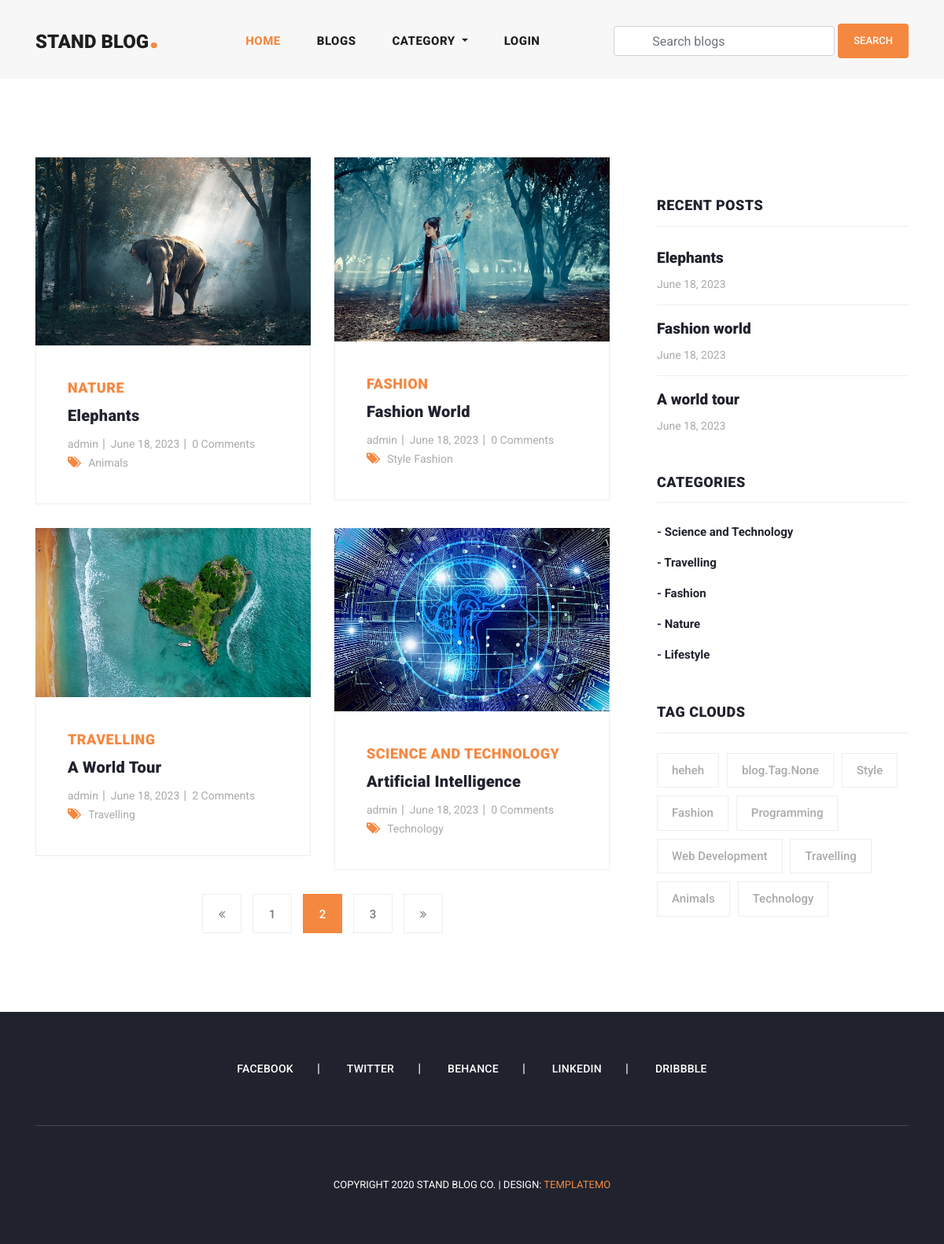
/blogs/?page=2, run on an earlier commit of the app's database.
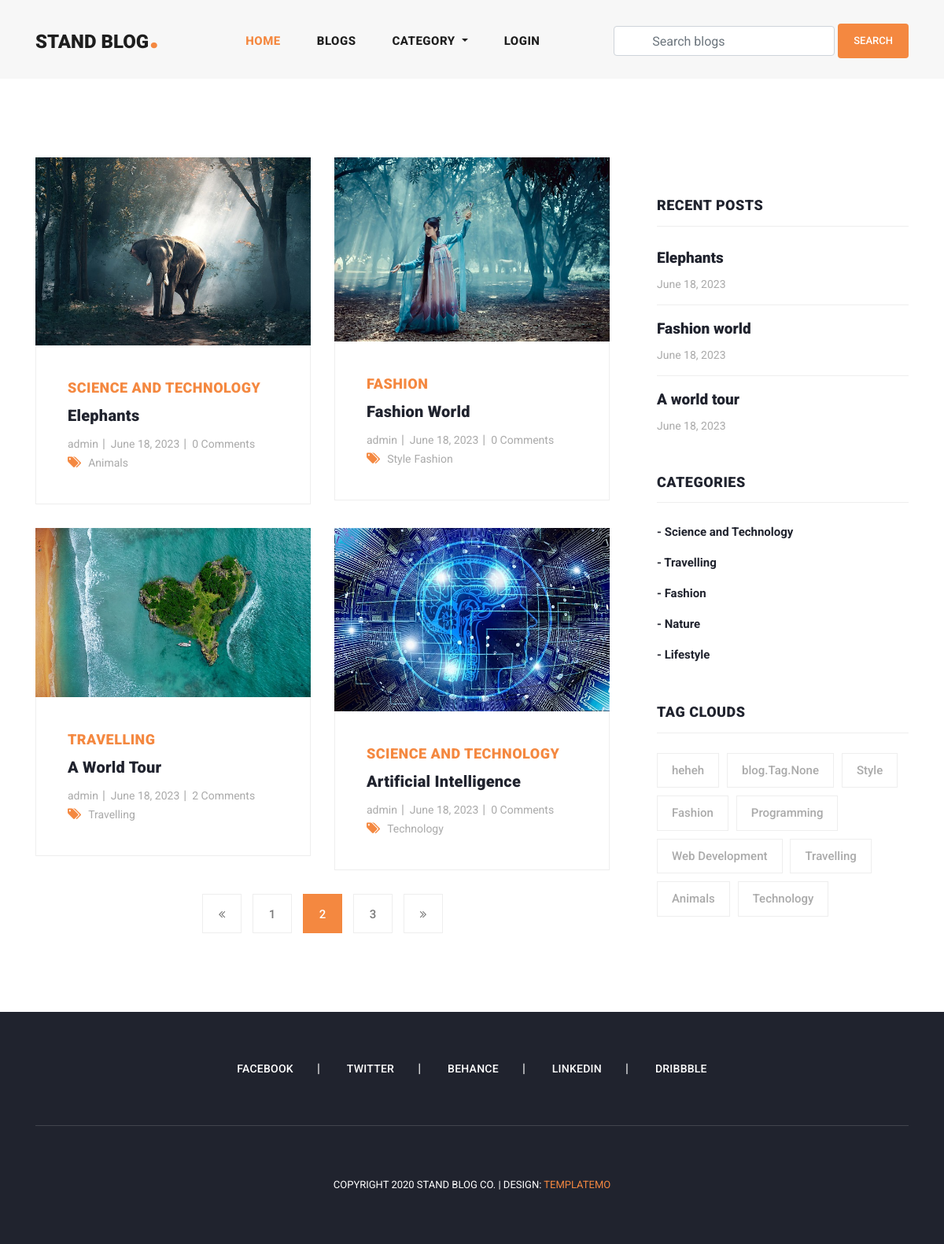
And on a later commit of the database.
### blog/models.py (models this page shows, shortened)
class Blog(models.Model):
    user = models.ForeignKey(
        User,
        related_name='user_blogs',
        on_delete=models.CASCADE
    )
    category = models.ForeignKey(
        Category,
        related_name='category_blogs',
        on_delete=models.CASCADE
    )
    tags = models.ManyToManyField(
        Tag,
        related_name='tag_blogs',
        blank=True
    )
    likes = models.ManyToManyField(
        User,
        related_name='user_likes',
        blank=True
    )
    title = models.CharField(
        max_length=250
    )
    slug = models.SlugField(null=True, blank=True)
    banner = models.ImageField(upload_to='blog_banners')
    description = RichTextField()
    created_date = models.DateField(auto_now_add=True)

class Category(models.Model):
    title = models.CharField(max_length=150, unique=True)
    slug = models.SlugField(null=True, blank=True)
    created_date = models.DateField(auto_now_add=True)

### user_profile/models.py (models this page shows, shortened)
class User(AbstractUser):
    email = models.EmailField(
        max_length=150,
        unique=True,
        error_messages={
            "unique": "The email must be unique"
        }
    )
    profile_image = models.ImageField(
        null=True,
        blank=True,
        upload_to="profile_images"
    )
    followers = models.ManyToManyField("Follow")
    REQUIRED_FIELDS = ["email"]
    objects = CustomUserManager()

### blog/views.py (the view)
# urls.py: path('blogs/', blogs, name='blogs'),
def blogs(request):
    queryset = Blog.objects.order_by('-created_date')
    tags = Tag.objects.order_by('-created_date')
    page = request.GET.get('page', 1)
    paginator = Paginator(queryset, 4)
    try:
        blogs = paginator.page(page)
    except EmptyPage:
        blogs = paginator.page(1)
    except PageNotAnInteger:
        blogs = paginator.page(1)
        return redirect('blogs')
    context = {
        "blogs": blogs,
        "tags": tags,
        "paginator": paginator
    }
    return render(request, 'blogs.html', context)

### blog/context_processors.py (called while the page is built)
def get_all_categories(request):
    categories = Category.objects.all()
    context = {
        "categories": categories
    }
    return context

### templates/blogs.html (shortened to what this page needs)
{% extends 'base.html' %}
{% load static %}
{% block content %}
<section class="blog-posts grid-system">
    <div class="container">
        <div class="row">
            <div class="col-lg-8">
                <div class="all-blog-posts">
                    <div class="row">
                        {%for blog in blogs%}
                        {% include 'blog_card.html' %}
                        {% endfor %}
                        <div class="col-lg-12">
                            {% include 'pagination.html' %}
                        </div>
                    </div>
                </div>
            </div>
            {% include 'sidebar.html' %}
        </div>
    </div>
</section>
{% endblock content %}

### templates/blog_card.html (shortened to what this page needs)
{% load static %}
<div class="col-lg-6">
    <div class="blog-post">
        <div class="blog-thumb">
            <img src="{{blog.banner.url}}" alt="">
        </div>
        <div class="down-content">
            <span>{{blog.category.title}}</span>
            <a href="{% url 'blog_details' blog.slug %}">
                <h4>{{blog.title}}</h4>
            </a>
            <ul class="post-info">
                <li><a href="{% url 'view_user_information' blog.user.username %}">{{blog.user.username}}</a></li>
                <li><a href="#">{{blog.created_date}}</a></li>
                <li><a href="#">{{blog.blog_comments.all.count}} Comments</a></li>
            </ul>
            <div class="post-options">
                <div class="row">
                    <div class="col-lg-12">
                        <ul class="post-tags">
                            <li><i class="fa fa-tags"></i></li>
                            {% if blog.tags.all.count > 0 %}
                            {% for tag in blog.tags.all %}
                            <li><a href="#">{{tag.title}}</a></li>
                            {% endfor %}
                            {% endif %}
                        </ul>
                    </div>
                </div>
            </div>
        </div>
    </div>
</div>

### templates/sidebar.html
<div class="col-lg-4">
    <div class="sidebar">
        <div class="row">
            <div class="col-lg-12">
                <div class="sidebar-item recent-posts">
                    <div class="sidebar-heading">
                        <h2>Recent Posts</h2>
                    </div>
                    <div class="content">
                        <ul>
                            {% for blog in blogs|slice:"3" %}
                            <li><a href="#">
                                    <h5>{{blog.title}}</h5>
                                    <span>{{blog.created_date}}</span>
                                </a></li>
                            {% endfor %}
                        </ul>
                    </div>
                </div>
            </div>
            <div class="col-lg-12">
                <div class="sidebar-item categories">
                    <div class="sidebar-heading">
                        <h2>Categories</h2>
                    </div>
                    <div class="content">
                        <ul>
                            {% for category in categories %}
                            <li><a href="{% url 'category_blogs' category.slug %}">- {{category.title}}</a></li>
                            {% endfor %}
                        </ul>
                    </div>
                </div>
            </div>
            <div class="col-lg-12">
                <div class="sidebar-item tags">
                    <div class="sidebar-heading">
                        <h2>Tag Clouds</h2>
                    </div>
                    <div class="content">
                        <ul>
                            {% for tag in tags %}
                            <li><a href="{% url 'tag_blogs' tag.slug %}">{{tag.title}}</a></li>
                            {% endfor %}
                        </ul>
                    </div>
                </div>
            </div>
        </div>
    </div>
</div>

What changed in the data, as far as the page shows it:
changed Blog "Elephants": category "NATURE" → "SCIENCE AND TECHNOLOGY"
